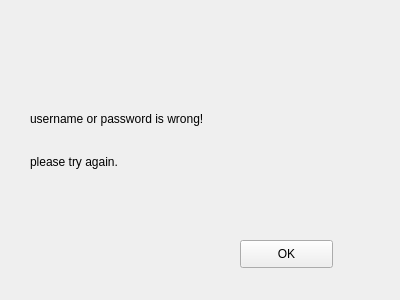
<?xml version="1.0" encoding="UTF-8"?>
<ui version="4.0">
 <class>wrongPass</class>
 <widget class="QWidget" name="wrongPass">
  <property name="windowModality">
   <enum>Qt::WindowModal</enum>
  </property>
  <property name="geometry">
   <rect>
    <x>0</x>
    <y>0</y>
    <width>400</width>
    <height>300</height>
   </rect>
  </property>
  <property name="windowTitle">
   <string>Form</string>
  </property>
  <widget class="QWidget" name="verticalLayoutWidget">
   <property name="geometry">
    <rect>
     <x>30</x>
     <y>100</y>
     <width>261</width>
     <height>80</height>
    </rect>
   </property>
   <layout class="QVBoxLayout" name="verticalLayout">
    <item>
     <widget class="QLabel" name="wrong_lbl">
      <property name="text">
       <string>username or password is wrong!</string>
      </property>
     </widget>
    </item>
    <item>
     <widget class="QLabel" name="try_again_lbl">
      <property name="text">
       <string>please try again.</string>
      </property>
     </widget>
    </item>
   </layout>
  </widget>
  <widget class="QPushButton" name="ok_pbn">
   <property name="geometry">
    <rect>
     <x>240</x>
     <y>240</y>
     <width>93</width>
     <height>28</height>
    </rect>
   </property>
   <property name="text">
    <string>OK</string>
   </property>
  </widget>
 </widget>
 <resources/>
 <connections>
  <connection>
   <sender>ok_pbn</sender>
   <signal>clicked()</signal>
   <receiver>wrongPass</receiver>
   <slot>close()</slot>
   <hints>
    <hint type="sourcelabel">
     <x>286</x>
     <y>253</y>
    </hint>
    <hint type="destinationlabel">
     <x>199</x>
     <y>149</y>
    </hint>
   </hints>
  </connection>
 </connections>
</ui>
